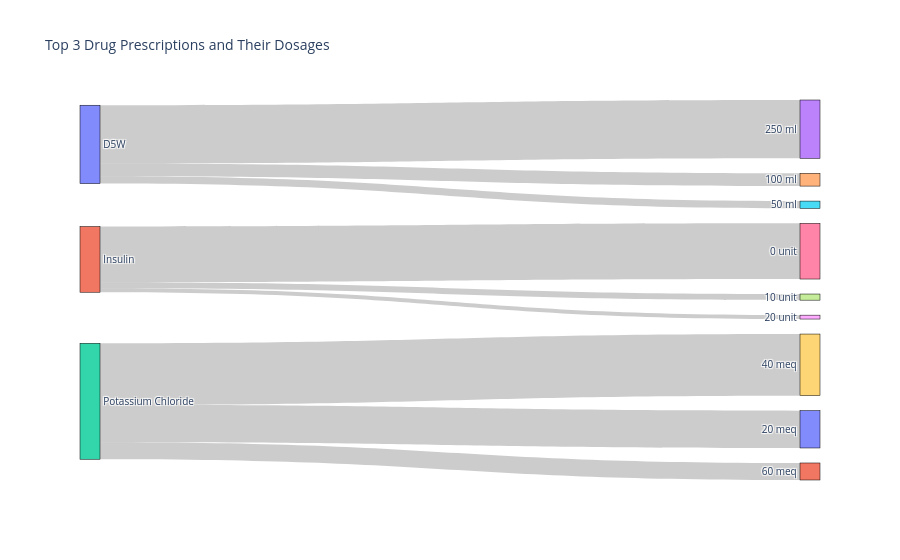

Here is the notebook cell this chart was saved with:
### Code cell
# Create a Sankey diagram
drugs = list(filtered_data['DRUG'].unique())
doses = list(filtered_data['DOSE'].unique())
nodes = drugs + list(filtered_data['DOSE'].unique())
source = filtered_data['DRUG'].apply(lambda x: nodes.index(x))
target = filtered_data['DOSE'].apply(lambda x: nodes.index(x))
value = filtered_data['Frequency']
# print(nodes)
# print(source)
print(target)
print(len(drugs))
fig = go.Figure(go.Sankey(
    node=dict(
        pad=15,
        thickness=20,
        line=dict(color="black", width=0.5),
        label=nodes
    ),
    link=dict(
        source=source,
        target=target,
        value=value
    )
))

# Add layout details
fig.update_layout(
    title_text=f"Top {NUM_TOP_DRUGS} Drug Prescriptions and Their Dosages",
    font_size=10
)

# Show the figure
fig.show()

### Figure 1 — Plotly figure (JSON) as saved in the notebook; plotly's stock layout.template omitted (floating-point values rounded to 4 significant figures)
{"data": [{"link": {"source": [0, 0, 0, 1, 1, 1, 2, 2, 2], "target": [3, 4, 5, 6, 7, 8, 9, 10, 11], "value": [85991, 18834, 10743, 82073, 9041, 5737, 90801, 55085, 25096]}, "node": {"label": ["D5W", "Insulin", "Potassium Chloride", "250 ml", "100 ml", "50 ml", "0 unit", "10 unit", "20 unit", "40 meq", "20 meq", "60 meq"], "line": {"color": "black", "width": 0.5}, "pad": 15, "thickness": 20}, "type": "sankey"}], "layout": {"font": {"size": 10}, "title": {"text": "Top 3 Drug Prescriptions and Their Dosages"}}}
